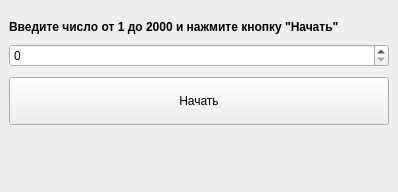
<?xml version="1.0" encoding="UTF-8"?>
<ui version="4.0">
 <class>MainWindow</class>
 <widget class="QMainWindow" name="MainWindow">
  <property name="geometry">
   <rect>
    <x>0</x>
    <y>0</y>
    <width>398</width>
    <height>192</height>
   </rect>
  </property>
  <property name="windowTitle">
   <string>Akinator</string>
  </property>
  <widget class="QWidget" name="centralwidget">
   <layout class="QGridLayout" name="gridLayout">
    <property name="topMargin">
     <number>20</number>
    </property>
    <property name="horizontalSpacing">
     <number>6</number>
    </property>
    <property name="verticalSpacing">
     <number>10</number>
    </property>
    <item row="1" column="0">
     <widget class="QSpinBox" name="spinBox"/>
    </item>
    <item row="0" column="0">
     <widget class="QLabel" name="label">
      <property name="font">
       <font>
        <weight>75</weight>
        <bold>true</bold>
       </font>
      </property>
      <property name="text">
       <string>Введите число от 1 до 2000 и нажмите кнопку &quot;Начать&quot;</string>
      </property>
     </widget>
    </item>
    <item row="4" column="0">
     <widget class="QPushButton" name="pushButton">
      <property name="minimumSize">
       <size>
        <width>0</width>
        <height>48</height>
       </size>
      </property>
      <property name="text">
       <string>Начать</string>
      </property>
     </widget>
    </item>
    <item row="5" column="0">
     <spacer name="verticalSpacer">
      <property name="orientation">
       <enum>Qt::Vertical</enum>
      </property>
      <property name="sizeHint" stdset="0">
       <size>
        <width>20</width>
        <height>40</height>
       </size>
      </property>
     </spacer>
    </item>
   </layout>
  </widget>
 </widget>
 <resources/>
 <connections/>
</ui>
